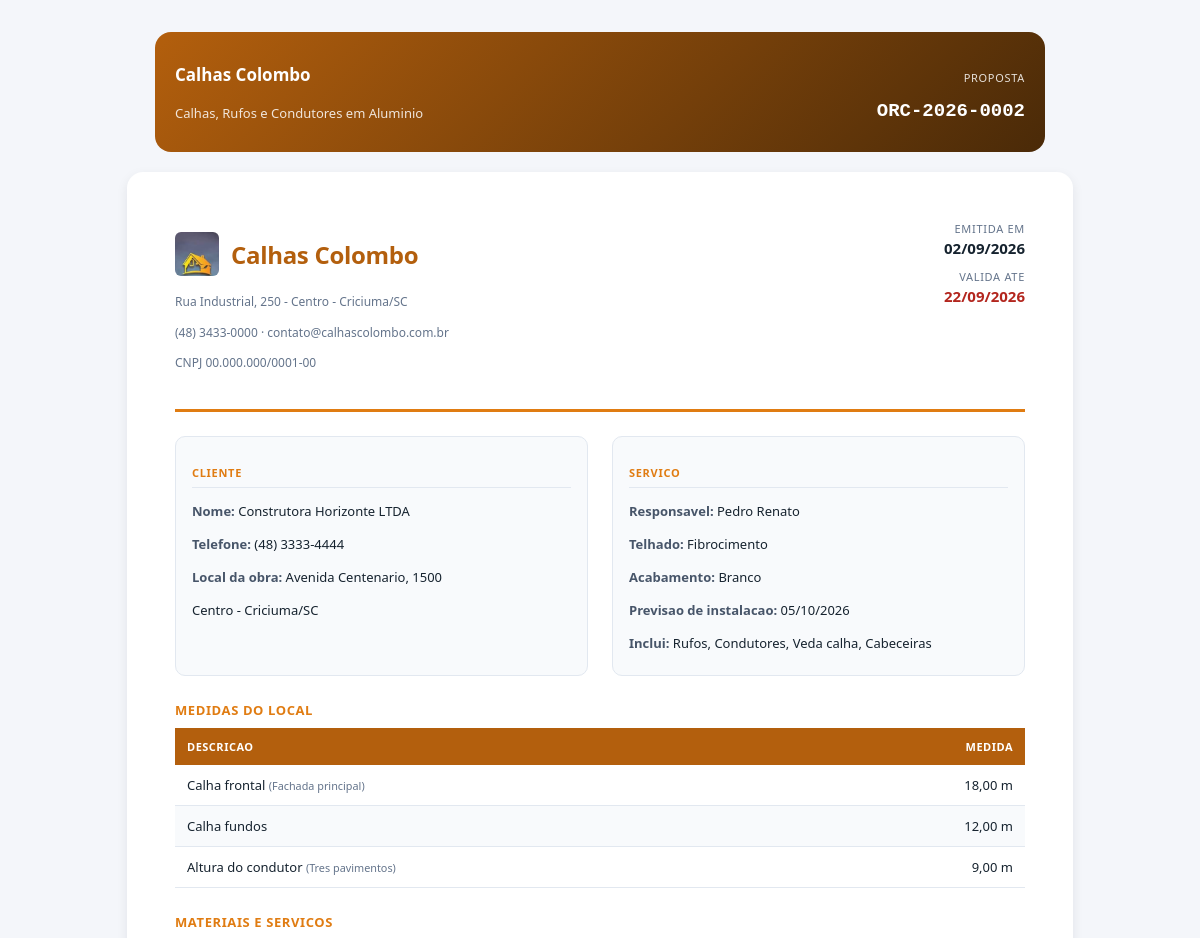
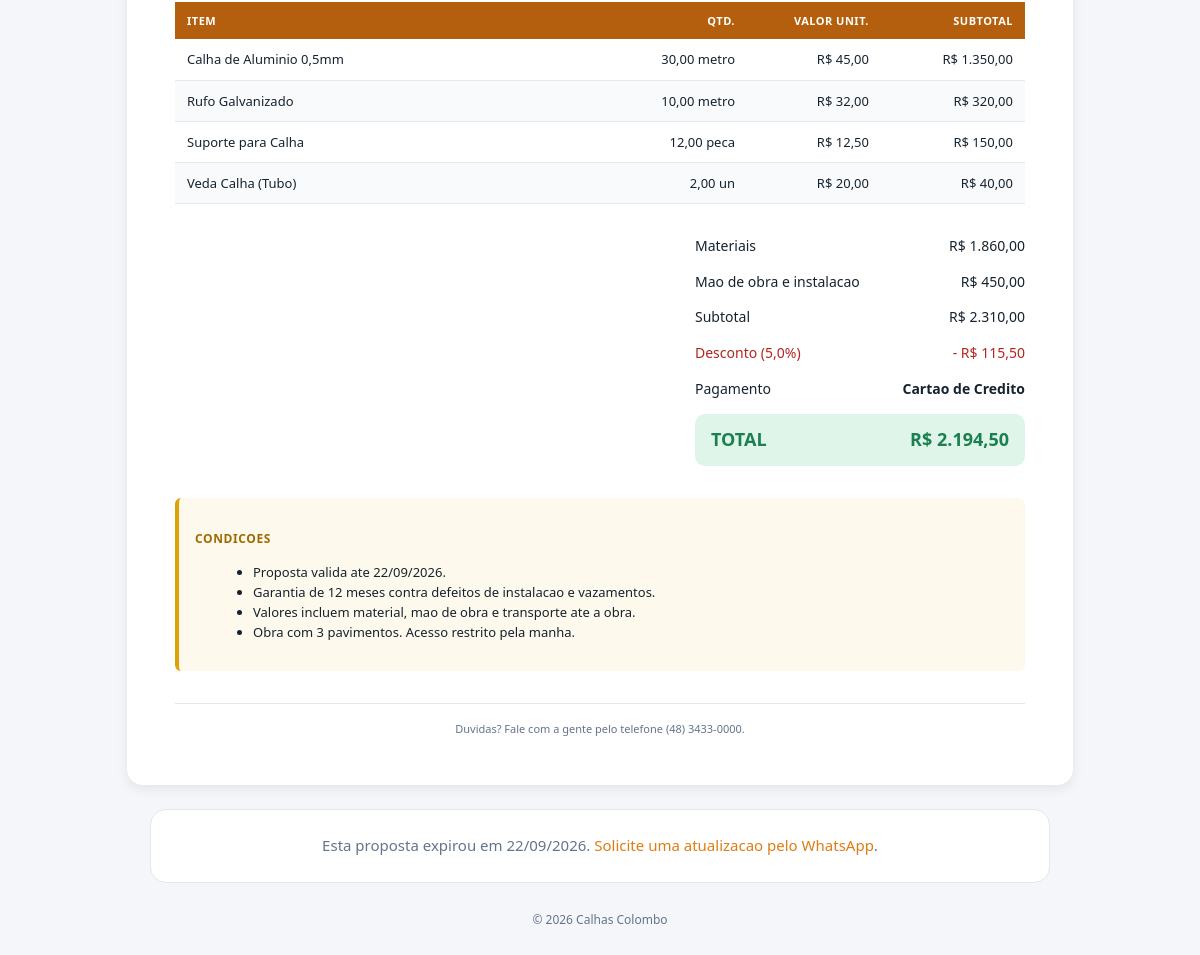
The app's page /proposta.php?t=b2c3d4e5f60718293a4b5c6d7e8f9011 (signed in) with its own data (2 pictures, top to bottom).
### tables this page shows
CREATE TABLE `orcamentos` (
  `id`                    INT(11) NOT NULL AUTO_INCREMENT,
  `numero`                VARCHAR(20) NOT NULL,
  `token`                 CHAR(32) NOT NULL,
  `cliente_id`            INT(11) NOT NULL,
  `responsavel_id`        INT(11) NOT NULL,
  `data_orcamento`        DATETIME NOT NULL DEFAULT CURRENT_TIMESTAMP,
  `data_entrega_prevista` DATE DEFAULT NULL,
  `validade_dias`         INT(11) NOT NULL DEFAULT 15,
  `status`                ENUM('rascunho','enviado','aprovado','em_producao','concluido','cancelado') NOT NULL DEFAULT 'rascunho',
  `tipo_telhado`          VARCHAR(50) DEFAULT NULL,
  `corte_chapa`           VARCHAR(30) DEFAULT NULL,
  `condicao_acesso`       VARCHAR(50) DEFAULT NULL,
  `acabamento_cor`        VARCHAR(50) DEFAULT NULL,
  `inclui_rufos`          TINYINT(1) NOT NULL DEFAULT 0,
  `inclui_condutores`     TINYINT(1) NOT NULL DEFAULT 0,
  `inclui_veda_calha`     TINYINT(1) NOT NULL DEFAULT 0,
  `inclui_cabeceiras`     TINYINT(1) NOT NULL DEFAULT 0,
  `valor_materiais`       DECIMAL(10,2) NOT NULL DEFAULT 0.00,
  `valor_mao_obra`        DECIMAL(10,2) NOT NULL DEFAULT 0.00,
  `percentual_desconto`   DECIMAL(5,2) NOT NULL DEFAULT 0.00,
  `valor_desconto`        DECIMAL(10,2) NOT NULL DEFAULT 0.00,
  `valor_total`           DECIMAL(10,2) NOT NULL DEFAULT 0.00,
  `forma_pagamento`       VARCHAR(40) DEFAULT NULL,
  `observacoes`           TEXT DEFAULT NULL,
  `data_resposta`         DATETIME DEFAULT NULL,
  PRIMARY KEY (`id`),
  UNIQUE KEY `uk_numero` (`numero`),
  UNIQUE KEY `uk_token` (`token`),
  KEY `idx_cliente` (`cliente_id`),
  KEY `idx_responsavel` (`responsavel_id`),
  KEY `idx_status` (`status`),
  KEY `idx_data` (`data_orcamento`),
  CONSTRAINT `fk_orc_cliente`     FOREIGN KEY (`cliente_id`)     REFERENCES `clientes` (`id`),
  CONSTRAINT `fk_orc_responsavel` FOREIGN KEY (`responsavel_id`) REFERENCES `usuarios` (`id`)
);

CREATE TABLE `clientes` (
  `id`               INT(11) NOT NULL AUTO_INCREMENT,
  `nome`             VARCHAR(100) NOT NULL,
  `tipo_pessoa`      ENUM('fisica','juridica') NOT NULL DEFAULT 'fisica',
  `cpf_cnpj`         VARCHAR(20) DEFAULT NULL,
  `telefone`         VARCHAR(20) NOT NULL,
  `whatsapp`         VARCHAR(20) DEFAULT NULL,
  `email`            VARCHAR(150) DEFAULT NULL,
  `cep`              VARCHAR(10) DEFAULT NULL,
  `endereco`         VARCHAR(150) NOT NULL,
  `numero`           VARCHAR(15) DEFAULT NULL,
  `complemento`      VARCHAR(100) DEFAULT NULL,
  `bairro`           VARCHAR(60) DEFAULT NULL,
  `cidade`           VARCHAR(60) DEFAULT NULL,
  `uf`               CHAR(2) DEFAULT 'SC',
  `ponto_referencia` VARCHAR(150) DEFAULT NULL,
  `origem`           ENUM('indicacao','instagram','google','fachada','outro') DEFAULT 'outro',
  `ativo`            TINYINT(1) NOT NULL DEFAULT 1,
  `observacoes`      TEXT DEFAULT NULL,
  `data_cadastro`    DATETIME NOT NULL DEFAULT CURRENT_TIMESTAMP,
  PRIMARY KEY (`id`),
  KEY `idx_nome` (`nome`),
  KEY `idx_cpf_cnpj` (`cpf_cnpj`),
  KEY `idx_cidade` (`cidade`)
);

CREATE TABLE `usuarios` (
  `id`            INT(11) NOT NULL AUTO_INCREMENT,
  `nome`          VARCHAR(100) NOT NULL,
  `email`         VARCHAR(150) NOT NULL,
  `senha`         VARCHAR(255) NOT NULL,
  `perfil`        ENUM('admin','gerente','calheiro','campo') NOT NULL DEFAULT 'campo',
  `telefone`      VARCHAR(20) DEFAULT NULL,
  `ativo`         TINYINT(1) NOT NULL DEFAULT 1,
  `ultimo_acesso` DATETIME DEFAULT NULL,
  `data_cadastro` DATETIME NOT NULL DEFAULT CURRENT_TIMESTAMP,
  PRIMARY KEY (`id`),
  UNIQUE KEY `uk_email` (`email`),
  KEY `idx_perfil` (`perfil`)
);

CREATE TABLE `medidas` (
  `id`           INT(11) NOT NULL AUTO_INCREMENT,
  `orcamento_id` INT(11) NOT NULL,
  `tipo`         VARCHAR(50) NOT NULL,
  `valor`        DECIMAL(10,2) NOT NULL,
  `unidade`      VARCHAR(10) NOT NULL DEFAULT 'm',
  `observacao`   VARCHAR(255) DEFAULT NULL,
  PRIMARY KEY (`id`),
  KEY `idx_orcamento` (`orcamento_id`),
  CONSTRAINT `fk_medida_orcamento` FOREIGN KEY (`orcamento_id`) REFERENCES `orcamentos` (`id`) ON DELETE CASCADE
);

CREATE TABLE `itens_orcamento` (
  `id`             INT(11) NOT NULL AUTO_INCREMENT,
  `orcamento_id`   INT(11) NOT NULL,
  `produto_id`     INT(11) NOT NULL,
  `quantidade`     DECIMAL(10,2) NOT NULL,
  `valor_unitario` DECIMAL(10,2) NOT NULL,
  `valor_total`    DECIMAL(10,2) NOT NULL,
  PRIMARY KEY (`id`),
  KEY `idx_orcamento` (`orcamento_id`),
  KEY `idx_produto` (`produto_id`),
  CONSTRAINT `fk_item_orcamento` FOREIGN KEY (`orcamento_id`) REFERENCES `orcamentos` (`id`) ON DELETE CASCADE,
  CONSTRAINT `fk_item_produto`   FOREIGN KEY (`produto_id`)   REFERENCES `produtos` (`id`)
);

CREATE TABLE `produtos` (
  `id`             INT(11) NOT NULL AUTO_INCREMENT,
  `nome`           VARCHAR(100) NOT NULL,
  `categoria`      VARCHAR(50) DEFAULT 'Geral',
  `unidade`        ENUM('metro','kg','un','peca','rolo') NOT NULL DEFAULT 'un',
  `preco_custo`    DECIMAL(10,2) NOT NULL DEFAULT 0.00,
  `preco_unitario` DECIMAL(10,2) NOT NULL DEFAULT 0.00,
  `estoque_atual`  DECIMAL(10,2) NOT NULL DEFAULT 0.00,
  `estoque_minimo` DECIMAL(10,2) NOT NULL DEFAULT 0.00,
  `ativo`          TINYINT(1) NOT NULL DEFAULT 1,
  `data_cadastro`  DATETIME NOT NULL DEFAULT CURRENT_TIMESTAMP,
  PRIMARY KEY (`id`),
  KEY `idx_ativo` (`ativo`),
  KEY `idx_categoria` (`categoria`)
);

### inclui/funcoes.php (called while the page is built, shortened)
<?php
function e(?string $texto): string
{
    return htmlspecialchars($texto ?? '', ENT_QUOTES | ENT_SUBSTITUTE, 'UTF-8');
}
function moeda($valor): string
{
    return 'R$ ' . number_format((float) $valor, 2, ',', '.');
}
function numero($valor, int $casas = 2): string
{
    return number_format((float) $valor, $casas, ',', '.');
}
function data_br(?string $data, bool $comHora = false): string
{
    $ts = strtotime($data);
    return $ts ? date($comHora ? 'd/m/Y H:i' : 'd/m/Y', $ts) : '-';
}
function so_numeros(?string $texto): string
{
    return preg_replace('/\D/', '', $texto ?? '');
}
function link_whatsapp(?string $numero, string $mensagem = ''): string
{
    $limpo = so_numeros($numero);
    if (strncmp($limpo, '55', 2) !== 0) {
        $limpo = '55' . $limpo;
    }
    $url = 'https://wa.me/' . $limpo;
    if ($mensagem !== '') {
        $url .= '?text=' . rawurlencode($mensagem);
    }
    return $url;
}
function formatar_telefone(?string $tel): string
{
    $n = so_numeros($tel);
    if (strlen($n) === 10) {
        return '(' . substr($n, 0, 2) . ') ' . substr($n, 2, 4) . '-' . substr($n, 6);
    }
    return $tel ?? '';
}

### proposta.php (the view, shortened to what this page needs)
<?php
require_once __DIR__ . '/inclui/funcoes.php';
$pdo   = bd();
$token = $_GET['t'] ?? '';
$st = $pdo->prepare(
    "SELECT o.*,
            c.nome AS cliente_nome, c.telefone AS cliente_telefone,
            c.endereco, c.numero AS cliente_numero, c.bairro, c.cidade, c.uf,
            u.nome AS responsavel_nome
     FROM orcamentos o
     JOIN clientes c ON c.id = o.cliente_id
     JOIN usuarios u ON u.id = o.responsavel_id
     WHERE o.token = :t"
);
$st->execute([':t' => $token]);
$orc = $st->fetch();
$respondido = false;
$st = $pdo->prepare(
    "SELECT i.*, p.nome AS produto, p.unidade FROM itens_orcamento i
     JOIN produtos p ON p.id = i.produto_id
     WHERE i.orcamento_id = :id ORDER BY i.id"
);
$st->execute([':id' => $orc['id']]);
$itens = $st->fetchAll();
$st = $pdo->prepare("SELECT * FROM medidas WHERE orcamento_id = :id ORDER BY id");
$st->execute([':id' => $orc['id']]);
$medidas = $st->fetchAll();
$subtotal = (float) $orc['valor_materiais'] + (float) $orc['valor_mao_obra'];
$validade = date('d/m/Y', strtotime($orc['data_orcamento'] . ' +' . (int) $orc['validade_dias'] . ' days'));
$expirada = strtotime($orc['data_orcamento'] . ' +' . (int) $orc['validade_dias'] . ' days') < time();
$aguardando = in_array($orc['status'], ['enviado', 'rascunho'], true) && !$expirada;
$inclusos = [];
if ($orc['inclui_rufos'])      { $inclusos[] = 'Rufos'; }
if ($orc['inclui_condutores']) { $inclusos[] = 'Condutores'; }
if ($orc['inclui_veda_calha']) { $inclusos[] = 'Veda calha'; }
if ($orc['inclui_cabeceiras']) { $inclusos[] = 'Cabeceiras'; }
$whatsEmpresa = link_whatsapp(
    EMPRESA_WHATSAPP,
    'Ola! Tenho duvidas sobre a proposta ' . $orc['numero'] . '.'
);
?>
<!DOCTYPE html>
<html lang="pt-BR">
<head>
<link rel="stylesheet" href="assets/css/estilo.css">
</head>
<body>
<div class="faixa-topo">
    <div>
        <h2><?= e(EMPRESA_NOME) ?></h2>
        <p><?= e(EMPRESA_SLOGAN) ?></p>
    </div>
    <div style="text-align:right">
        <p style="font-size:11px;text-transform:uppercase;letter-spacing:.7px">Proposta</p>
        <strong style="font-size:19px;font-family:var(--fonte-mono)"><?= e($orc['numero']) ?></strong>
    </div>
</div>
<div class="folha">
    <div class="folha-topo">
        <div class="folha-empresa">
            <div class="folha-empresa-topo">
                <img src="assets/img/logo-icone.png" alt="" class="folha-logo">
                <h1><?= e(EMPRESA_NOME) ?></h1>
            </div>
            <p><?= e(EMPRESA_ENDERECO) ?></p>
            <p><?= e(EMPRESA_TELEFONE) ?> &middot; <?= e(EMPRESA_EMAIL) ?></p>
            <p>CNPJ <?= e(EMPRESA_CNPJ) ?></p>
        </div>
        <div class="folha-numero">
            <div class="rotulo">Emitida em</div>
            <div style="font-size:15px;font-weight:600"><?= data_br($orc['data_orcamento']) ?></div>
            <div class="rotulo mt1">Valida ate</div>
            <div style="font-size:15px;font-weight:600;color:<?= $expirada ? 'var(--vermelho-600)' : 'inherit' ?>">
                <?= e($validade) ?>
            </div>
        </div>
    </div>
    <div class="folha-blocos">
        <div class="folha-bloco">
            <h3>Cliente</h3>
            <p><strong>Nome:</strong> <?= e($orc['cliente_nome']) ?></p>
            <p><strong>Telefone:</strong> <?= e(formatar_telefone($orc['cliente_telefone'])) ?></p>
            <p><strong>Local da obra:</strong>
                <?= e(trim($orc['endereco'] . ($orc['cliente_numero'] ? ', ' . $orc['cliente_numero'] : ''))) ?>
            </p>
            <p><?= e(trim($orc['bairro'] . ' - ' . $orc['cidade'] . '/' . $orc['uf'], ' -/')) ?></p>
        </div>
        <div class="folha-bloco">
            <h3>Servico</h3>
            <p><strong>Responsavel:</strong> <?= e($orc['responsavel_nome']) ?></p>
            <?php if ($orc['tipo_telhado']): ?>
                <p><strong>Telhado:</strong> <?= e($orc['tipo_telhado']) ?></p>
            <?php endif; ?>
            <?php if ($orc['acabamento_cor']): ?>
                <p><strong>Acabamento:</strong> <?= e($orc['acabamento_cor']) ?></p>
            <?php endif; ?>
            <p><strong>Previsao de instalacao:</strong> <?= data_br($orc['data_entrega_prevista']) ?></p>
            <?php if ($inclusos): ?>
                <p><strong>Inclui:</strong> <?= e(implode(', ', $inclusos)) ?></p>
            <?php endif; ?>
        </div>
    </div>
    <?php if ($medidas): ?>
        <h3 style="font-size:13px;text-transform:uppercase;letter-spacing:.6px;color:var(--laranja-600);margin-bottom:8px">
            Medidas do local
        </h3>
        <table>
            <thead><tr><th>Descricao</th><th class="num" style="width:140px">Medida</th></tr></thead>
            <tbody>
                <?php foreach ($medidas as $m): ?>
                    <tr>
                        <td><?= e($m['tipo']) ?><?= $m['observacao'] ? ' <small style="color:#64748b">(' . e($m['observacao']) . ')</small>' : '' ?></td>
                        <td class="num"><?= numero($m['valor']) ?> <?= e($m['unidade']) ?></td>
                    </tr>
                <?php endforeach; ?>
            </tbody>
        </table>
    <?php endif; ?>
    <h3 style="font-size:13px;text-transform:uppercase;letter-spacing:.6px;color:var(--laranja-600);margin-bottom:8px">
        Materiais e servicos
    </h3>
    <table>
        <thead>
            <tr>
                <th>Item</th>
                <th class="num" style="width:110px">Qtd.</th>
                <th class="num" style="width:110px">Valor unit.</th>
                <th class="num" style="width:120px">Subtotal</th>
            </tr>
        </thead>
        <tbody>
            <?php foreach ($itens as $item): ?>
                <tr>
                    <td><?= e($item['produto']) ?></td>
                    <td class="num"><?= numero($item['quantidade']) ?> <?= e($item['unidade']) ?></td>
                    <td class="num"><?= moeda($item['valor_unitario']) ?></td>
                    <td class="num"><?= moeda($item['valor_total']) ?></td>
                </tr>
            <?php endforeach; ?>
        </tbody>
    </table>
    <div class="folha-totais">
        <div><span>Materiais</span><span><?= moeda($orc['valor_materiais']) ?></span></div>
        <div><span>Mao de obra e instalacao</span><span><?= moeda($orc['valor_mao_obra']) ?></span></div>
        <?php if ((float) $orc['valor_desconto'] > 0): ?>
            <div><span>Subtotal</span><span><?= moeda($subtotal) ?></span></div>
            <div class="desconto">
                <span>Desconto (<?= numero($orc['percentual_desconto'], 1) ?>%)</span>
                <span>- <?= moeda($orc['valor_desconto']) ?></span>
            </div>
        <?php endif; ?>
        <div><span>Pagamento</span><span><strong><?= e($orc['forma_pagamento'] ?: 'A combinar') ?></strong></span></div>
        <div class="total"><span>TOTAL</span><span><?= moeda($orc['valor_total']) ?></span></div>
    </div>
    <div class="folha-condicoes">
        <h4>Condicoes</h4>
        <ul>
            <li>Proposta valida ate <?= e($validade) ?>.</li>
            <li>Garantia de <?= GARANTIA_MESES ?> meses contra defeitos de instalacao e vazamentos.</li>
            <li>Valores incluem material, mao de obra e transporte ate a obra.</li>
            <?php if ($orc['observacoes']): ?>
                <li><?= nl2br(e($orc['observacoes'])) ?></li>
            <?php endif; ?>
        </ul>
    </div>
    <div class="folha-rodape">
        Duvidas? Fale com a gente pelo telefone <?= e(EMPRESA_TELEFONE) ?>.
    </div>
</div>
<?php if ($aguardando && !$respondido): ?>
    <div class="painel-resposta">
        <h3>O que voce decide?</h3>
        <p>Sua resposta chega na hora para a nossa equipe.</p>
        <form method="POST" class="botoes-resposta">
            <button type="submit" name="resposta" value="aprovar"
                    class="botao botao-sucesso botao-g"
                    onclick="return confirm('Confirmar a aprovacao desta proposta?')">
                Aprovar proposta
            </button>
            <button type="submit" name="resposta" value="recusar"
                    class="botao botao-neutro botao-g"
                    onclick="return confirm('Deseja recusar esta proposta?')">
                Recusar
            </button>
        </form>
        <?php if ($whatsEmpresa): ?>
            <p style="margin:20px 0 0">
                Prefere conversar antes?
                <a href="<?= e($whatsEmpresa) ?>" target="_blank" rel="noopener">Chamar no WhatsApp</a>
            </p>
        <?php endif; ?>
    </div>
<?php elseif (!$respondido): ?>
    <div class="aviso-final" style="background:var(--superficie);border:1px solid var(--borda);color:var(--texto-suave)">
        <?php if ($expirada && in_array($orc['status'], ['rascunho', 'enviado'], true)): ?>
            Esta proposta expirou em <?= e($validade) ?>.
            <?php if ($whatsEmpresa): ?>
                <a href="<?= e($whatsEmpresa) ?>" target="_blank" rel="noopener">Solicite uma atualizacao pelo WhatsApp</a>.
            <?php endif; ?>
        <?php else: ?>
            Situacao atual desta proposta: <?= selo_status($orc['status']) ?>
        <?php endif; ?>
    </div>
<?php endif; ?>
<p style="text-align:center;margin-top:28px;font-size:12px;color:var(--texto-suave)">
    &copy; <?= date('Y') ?> <?= e(EMPRESA_NOME) ?>
</p>
</body>
</html>

### records on screen
orcamentos: numero "ORC-2026-0002", data_orcamento "02/09/2026", validade "22/09/2026", cliente.nome "Construtora Horizonte LTDA", cliente.telefone "(48) 3333-4444", cliente.numero "Avenida Centenario, 1500", cliente.uf "Centro - Criciuma/SC", responsavel.nome "Pedro Renato", tipo_telhado "Fibrocimento", acabamento_cor "Branco", data_entrega_prevista "05/10/2026", valor_materiais "R$ 1.860,00", valor_mao_obra "R$ 450,00", moeda($subtotal) "R$ 2.310,00", percentual_desconto "5,0", valor_desconto "R$ 115,50", forma_pagamento "Cartao de Credito", valor_total "R$ 2.194,50", observacoes "Obra com 3 pavimentos. Acesso restrito pela manha."
medidas: tipo "Calha frontal", observacao "Fachada principal", valor "18,00", unidade "m"
medidas: tipo "Calha fundos", valor "12,00", unidade "m"
medidas: tipo "Altura do condutor", observacao "Tres pavimentos", valor "9,00", unidade "m"
itens_orcamento: produto.nome "Calha de Aluminio 0,5mm", quantidade "30,00", produto.unidade "metro", valor_unitario "R$ 45,00", valor_total "R$ 1.350,00"
itens_orcamento: produto.nome "Rufo Galvanizado", quantidade "10,00", produto.unidade "metro", valor_unitario "R$ 32,00", valor_total "R$ 320,00"
itens_orcamento: produto.nome "Suporte para Calha", quantidade "12,00", produto.unidade "peca", valor_unitario "R$ 12,50", valor_total "R$ 150,00"
itens_orcamento: produto.nome "Veda Calha (Tubo)", quantidade "2,00", produto.unidade "un", valor_unitario "R$ 20,00", valor_total "R$ 40,00"

### other values on screen
EMPRESA_NOME "Calhas Colombo"
EMPRESA_SLOGAN "Calhas, Rufos e Condutores em Aluminio"
EMPRESA_ENDERECO "Rua Industrial, 250 - Centro - Criciuma/SC"
EMPRESA_TELEFONE "(48) 3433-0000"
EMPRESA_EMAIL "contato@calhascolombo.com.br"
EMPRESA_CNPJ "00.000.000/0001-00"
implode(', ', $inclusos) "Rufos, Condutores, Veda calha, Cabeceiras"
GARANTIA_MESES "12"
